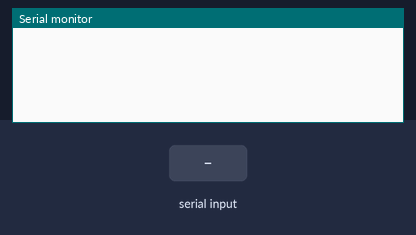
A sketch run on a simulated Arduino Uno, built with avr-gcc and run on an emulated ATmega328P. On the bench: the last lines printed to the serial monitor. The test bench sets the inputs (shaded band).

Above: at 1.2 s.
1.3 s: "90,45\n" received over Serial
At 2.8 s:
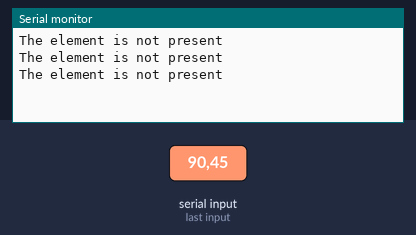
3.8 s: "1\n" received over Serial
At 4.6 s:
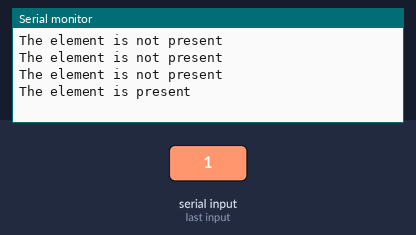

The sketch:

Checks_if_a_given_number_exists_in_an_array.ino
```cpp
void setup()
{
  Serial.begin(9600);

}
void loop()
{
  if(Serial.available() > 0){

    int array[3] = {1,2,3};

    int input = Serial.parseInt();
    int flag = 0;
    for(int i = 0;i<3;i++){
      if(input == array[i])
        flag = 1;


    }

         if(flag == 1){

           Serial.println("The element is present");
         }

         else{
          Serial.println("The element is not present");
         }

  }
}
```

Measured:
- after the input at 1.3 s, the serial monitor: prints a new line at once (image 1)
- after the input at 3.8 s, the serial monitor: prints a new line at once (image 2)
